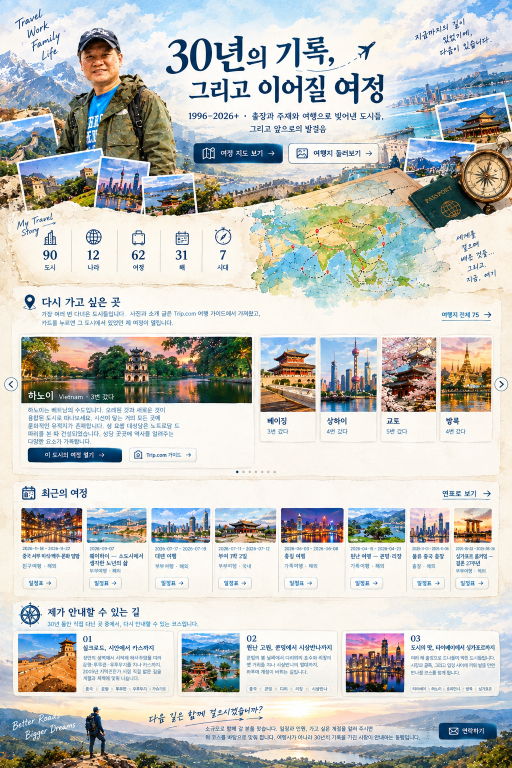
#> input picture data/design_pics/4c1de208-6e21-4180-8515-40a516a0fa93.png, 1024 x 1536 px, found by its file name (shown at 1/2 size)
$ python crop_design.py
#> lines starting #> are read from the running program, lines starting #| are printed output that depends on the picture
"""홈 표지 원화 한 장을 조각내 장식 그림을 만든다.

`data/design_pics/` 의 콜라주 원화에서 글자가 없는 자리만 오려 낸다. 제목과 소개,
버튼, 숫자는 원화에 그려진 것을 쓰지 않고 화면에서 글자로 다시 쓴다 — 그래야
번역·검색·화면 크기에 따라 살아 움직인다. 그림은 양 옆과 바닥의 장식으로만 쓴다.

오려 낸 조각은 `data/design_pics/crops/*.webp` 로 남고,
`scripts/build_app.py` 가 빌드할 때 `--art-<이름>` CSS 변수로 번들에 박는다.
번들은 파일 하나로 돌아야 하므로(PRD §8) 그림도 data URI 로 들어간다.

사용법
  python scripts/crop_design.py                 # 기본 원화로
  python scripts/crop_design.py 다른그림.png      # 원화를 바꿔서

Pillow 가 있어야 한다(`pip install Pillow`). 조각은 저장소에 들어 있으므로
평소 빌드와 CI는 이 스크립트를 돌리지 않는다.
"""

from __future__ import annotations

import sys
from pathlib import Path

DESIGN = Path("data/design_pics")
OUT = DESIGN / "crops"
DEFAULT = DESIGN / "4c1de208-6e21-4180-8515-40a516a0fa93.png"

# 이름 → 원화에서 오려 낼 자리 (왼쪽, 위, 오른쪽, 아래). 1024x1536 기준이다.
# 글자가 그려진 자리는 일부러 피했다 — hero-right 를 x=805 에서 시작하는 이유다.
BOXES = {
    "hero-left":  (0, 0, 345, 425),       # 사람과 폴라로이드 — 표지 왼쪽
    "hero-right": (805, 108, 1024, 425),  # 바다·나침반·여권 — 표지 오른쪽
    # 표지 아래 찢어진 종이 가장자리는 원화에서 오리지 않는다 — 폴라로이드 밑동과 여권이
    # 함께 잘려 나와 가로로 늘어났다. 화면에서 종이 색으로 직접 그린다(.torn).
    "map":        (490, 410, 812, 598),   # 수채 세계지도 — 숫자 띠 오른쪽. 여권과 손글씨는 뺐다
    "invite":     (153, 1395, 288, 1536), # 산 위에 선 사람 — 초대 띠 왼쪽. 띠가 거의 정사각이라
                                          # 사람만 오린다. 그림 글자(Better Roads)와 옆 제목은 뺐다
}
MAX_W = 900      # 장식이라 이보다 크게 둘 이유가 없다
QUALITY = 82


def main() -> None:
    sys.stdout.reconfigure(encoding="utf-8", errors="replace")
    try:
        from PIL import Image
    except ImportError:
        sys.exit("Pillow 가 필요하다 — pip install Pillow")

    src_path = Path(sys.argv[1]) if len(sys.argv) > 1 else DEFAULT
    if not src_path.exists():
        sys.exit(f"원화가 없다: {src_path}")
    src = Image.open(src_path).convert("RGB")
#> src is the input picture: PIL image 1024x1536 RGB; mean R, G, B 195.1, 197, 193.4
    OUT.mkdir(parents=True, exist_ok=True)

    total = 0
    for name, box in BOXES.items():
        im = src.crop(box)
        if im.width > MAX_W:
            im = im.resize((MAX_W, round(im.height * MAX_W / im.width)), Image.LANCZOS)
        path = OUT / f"{name}.webp"
        im.save(path, "WEBP", quality=QUALITY, method=6)
        kb = path.stat().st_size / 1024
        total += kb
        print(f"  · {name} {im.width}x{im.height} · {kb:,.0f}KB")
#> this loop made 4 passes
#> pass 1, in main, `im = src.crop(box)`:
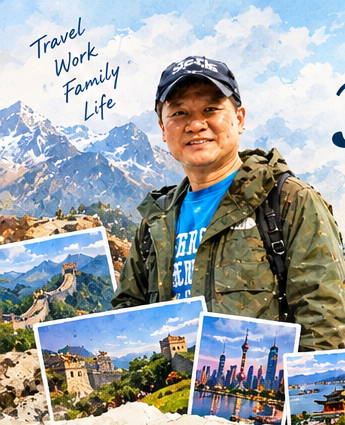
#> im: PIL image 345x425 RGB; mean R, G, B 158.3, 163.8, 165.2
#> pass 2, in main, `im = src.crop(box)`:
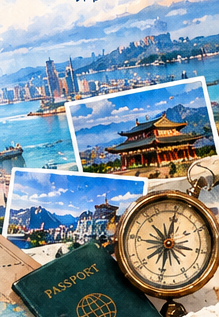
#> im: PIL image 219x317 RGB; mean R, G, B 129.3, 145.3, 154.6
#> pass 3, in main, `im = src.crop(box)`:
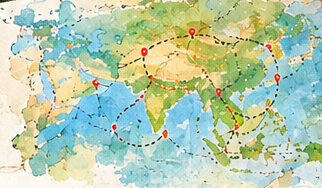
#> im: PIL image 322x188 RGB; mean R, G, B 184.8, 203.7, 175.4
#> after the loop:
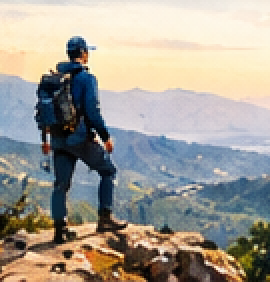
#> im: PIL image 135x141 RGB (shown 2 times larger); mean R, G, B 162.2, 157.2, 147.6
#> after the loop, total = 91.87
    print(f"{OUT}: 조각 {len(BOXES)} · 합쳐서 {total:,.0f}KB "
          f"(번들에는 base64 라 약 {total * 4 / 3:,.0f}KB 로 들어간다)")
#| data/design_pics/crops: 조각 4 · 합쳐서 92KB (번들에는 base64 라 약 122KB 로 들어간다)


if __name__ == "__main__":
    main()
